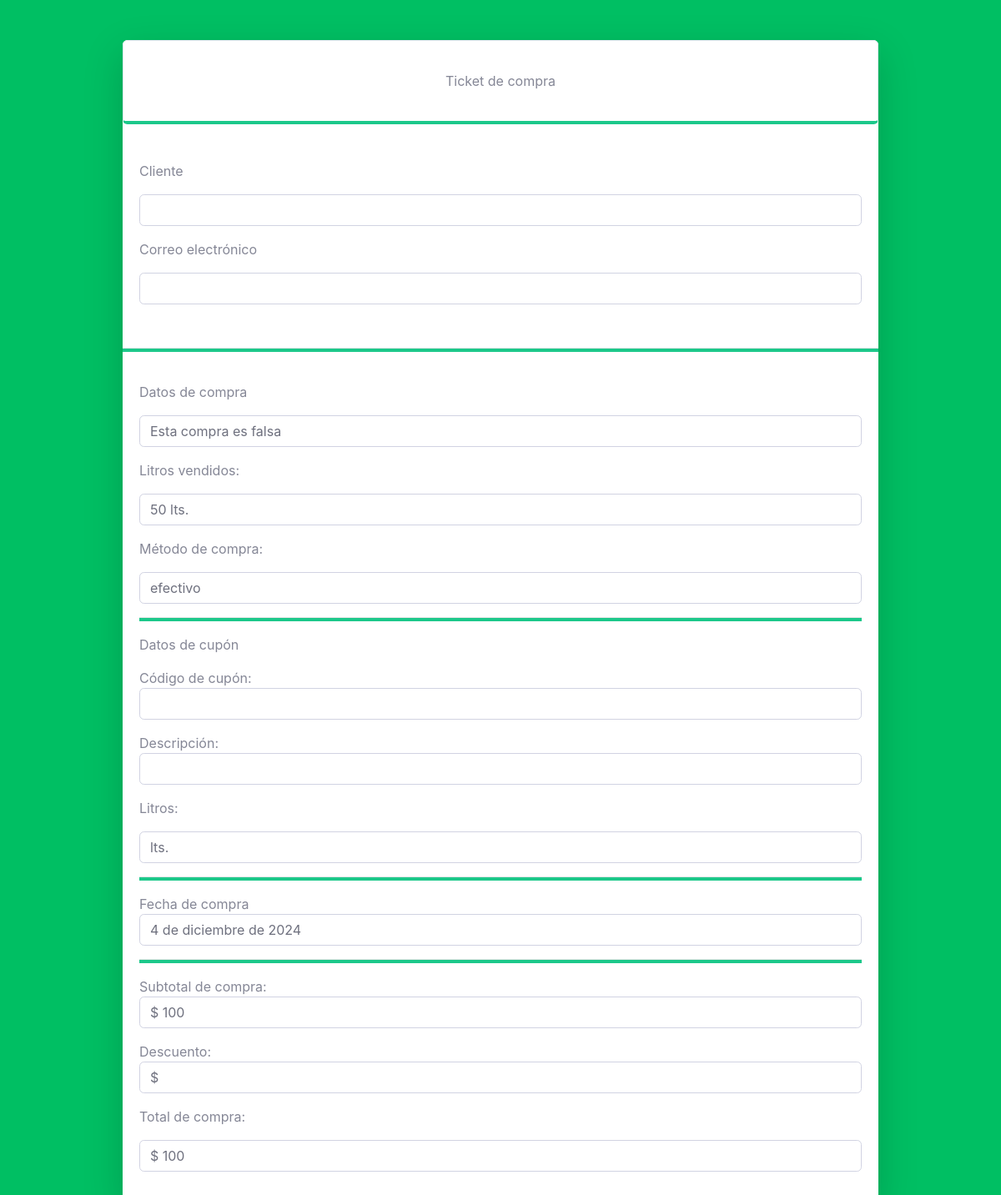
Page /compra_cupones/3/ on the committed database.
### compra/models.py (models this page shows, shortened)
class Compra(models.Model):
    COMPRA_CHOICES = [
        ('efectivo', 'Efectivo'),
        ('credito', 'Credito'),
    ]
    email = models.EmailField(max_length=100)
    descripcion = models.CharField(max_length=100)
    litros_vendidos = models.IntegerField()
    total_venta = models.IntegerField()
    metodo_pago = models.CharField(max_length=10, choices=COMPRA_CHOICES)
    fecha_compra = models.DateField(default=date.today)
    cupon = models.CharField(max_length=100, null=True)

### compra/views.py (the view)
# urls.py: path('compra_cupones/<int:id>/', views.historial_compra, name='compra_cupones'),  # Vista de registro
def historial_compra(request, id):
    compra = Compra.objects.get(id=id)
    cupon = compra.cupon
    cupon = Cupon.objects.filter(nombre=cupon).first()
    total = 0
    if cupon:
        total = compra.total_venta + cupon.descuento
    else:
        total = compra.total_venta
    usuario = UsuarioPersonalizado.objects.filter(email=compra.email).first()
    return render(request, 'compra_cupon.html', {'compra': compra,'cupon':cupon,'usuario':usuario, 'total':total})

### compra/templates/compra_cupon.html (shortened to what this page needs)
{% load static %}
<!DOCTYPE html>
<html lang="en">
<head>
    <link href="{% static 'css/styles.css' %}" rel="stylesheet">
</head>
<body class="bg-gradient-primary">
    <div class="container">
        <div class="row justify-content-center">
            <div class="col-xl-10 col-lg-12 col-md-9">
                <div class="card o-hidden border-0 shadow-lg my-5">
                    <div class="card-body p-0">
                        <div class="card mb-4 py-3 border-bottom-success">
                            <div class="card-body text-center">
                                Ticket de compra
                            </div>
                        </div>
                        <div class="card-body">
                            <p>Cliente</p>
                            <div class="form-group">
                                <a type="password" class="form-control form-control-user">{{ usuario.nombre }} {{ usuario.apellidos }}</a>
                            </div>
                            <p>Correo electrónico</p>
                            <div class="form-group">
                                <a type="password" class="form-control form-control-user">{{ usuario.email }}</a>
                            </div>
                        </div>
                        <hr class="border-bottom-success">
                        <div class="card-body">
                            <p>Datos de compra</p>
                            <div class="form-group">
                                <a type="password" class="form-control form-control-user">{{ compra.descripcion }}</a>
                            </div>
                            <p>Litros vendidos:</p>
                            <div class="form-group">
                                <a type="password" class="form-control form-control-user">{{ compra.litros_vendidos }} lts.</a>
                            </div>
                            <p>Método de compra:</p>
                            <div class="form-group">
                                <a type="password" class="form-control form-control-user">{{ compra.metodo_pago }}</a>
                            </div>
                            <hr class="border-bottom-success">
                            <p>Datos de cupón</p>
                            <p class="mb-0">Código de cupón:</p>
                            <div class="form-group">
                                <a type="password" class="form-control form-control-user">{{ cupon.nombre }}</a>
                            </div>
                            <p class="mb-0">Descripción:</p>
                            <div class="form-group">
                                <a type="password" class="form-control form-control-user">{{ cupon.descripcion }}</a>
                            </div>
                            <p>Litros:</p>
                            <div class="form-group">
                                <a type="password" class="form-control form-control-user">{{ cupon.litros }} lts.</a>
                            </div>
                            <hr class="border-bottom-success">
                            <p class="mb-0"> Fecha de compra</p>
                            <div class="form-group">
                                <a type="password" class="form-control form-control-user">{{ compra.fecha_compra }}</a>
                            </div>
                            <hr class="border-bottom-success">
                            <p class="mb-0">Subtotal de compra:</p>
                            <div class="form-group">
                                <a type="password" class="form-control form-control-user">$ {{ total }}</a>
                            </div>
                            <p class="mb-0">Descuento:</p>
                            <div class="form-group">
                                <a type="password" class="form-control form-control-user">$ {{ cupon.descuento }}</a>
                            </div>
                            <p>Total de compra:</p>
                            <div class="form-group">
                                <a type="password" class="form-control form-control-user">$ {{ compra.total_venta }}</a>
                            </div>
                        </div>
                    </div>
                </div>
            </div>
        </div>
    </div>
</body>
</html>

### rows in the picture
Compra: descripcion "Esta compra es falsa", litros_vendidos "50", metodo_pago "efectivo", fecha_compra "4 de diciembre de 2024", total_venta "100"

### other values in the picture
{{ total }} "100"
